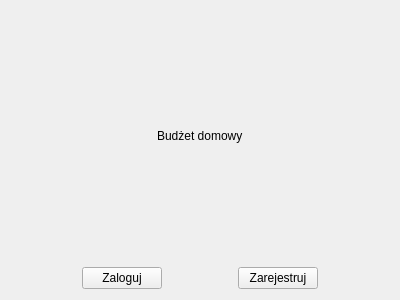
<?xml version="1.0" encoding="UTF-8"?>
<ui version="4.0">
 <class>Start_Log_Reg</class>
 <widget class="QWidget" name="Start_Log_Reg">
  <property name="geometry">
   <rect>
    <x>0</x>
    <y>0</y>
    <width>400</width>
    <height>300</height>
   </rect>
  </property>
  <property name="windowTitle">
   <string>Form</string>
  </property>
  <layout class="QVBoxLayout" name="verticalLayout">
   <item>
    <layout class="QHBoxLayout" name="horizontalLayout_2">
     <item>
      <spacer name="horizontalSpacer_4">
       <property name="orientation">
        <enum>Qt::Horizontal</enum>
       </property>
       <property name="sizeHint" stdset="0">
        <size>
         <width>40</width>
         <height>20</height>
        </size>
       </property>
      </spacer>
     </item>
     <item>
      <widget class="QLabel" name="label">
       <property name="text">
        <string>Budżet domowy</string>
       </property>
      </widget>
     </item>
     <item>
      <spacer name="horizontalSpacer_5">
       <property name="orientation">
        <enum>Qt::Horizontal</enum>
       </property>
       <property name="sizeHint" stdset="0">
        <size>
         <width>40</width>
         <height>20</height>
        </size>
       </property>
      </spacer>
     </item>
    </layout>
   </item>
   <item>
    <layout class="QHBoxLayout" name="horizontalLayout">
     <item>
      <spacer name="horizontalSpacer_2">
       <property name="orientation">
        <enum>Qt::Horizontal</enum>
       </property>
       <property name="sizeHint" stdset="0">
        <size>
         <width>40</width>
         <height>20</height>
        </size>
       </property>
      </spacer>
     </item>
     <item>
      <widget class="QPushButton" name="pushButton">
       <property name="text">
        <string>Zaloguj</string>
       </property>
      </widget>
     </item>
     <item>
      <spacer name="horizontalSpacer">
       <property name="orientation">
        <enum>Qt::Horizontal</enum>
       </property>
       <property name="sizeHint" stdset="0">
        <size>
         <width>40</width>
         <height>20</height>
        </size>
       </property>
      </spacer>
     </item>
     <item>
      <widget class="QPushButton" name="pushButton_2">
       <property name="text">
        <string>Zarejestruj</string>
       </property>
      </widget>
     </item>
     <item>
      <spacer name="horizontalSpacer_3">
       <property name="orientation">
        <enum>Qt::Horizontal</enum>
       </property>
       <property name="sizeHint" stdset="0">
        <size>
         <width>40</width>
         <height>20</height>
        </size>
       </property>
      </spacer>
     </item>
    </layout>
   </item>
  </layout>
 </widget>
 <resources/>
 <connections/>
</ui>
